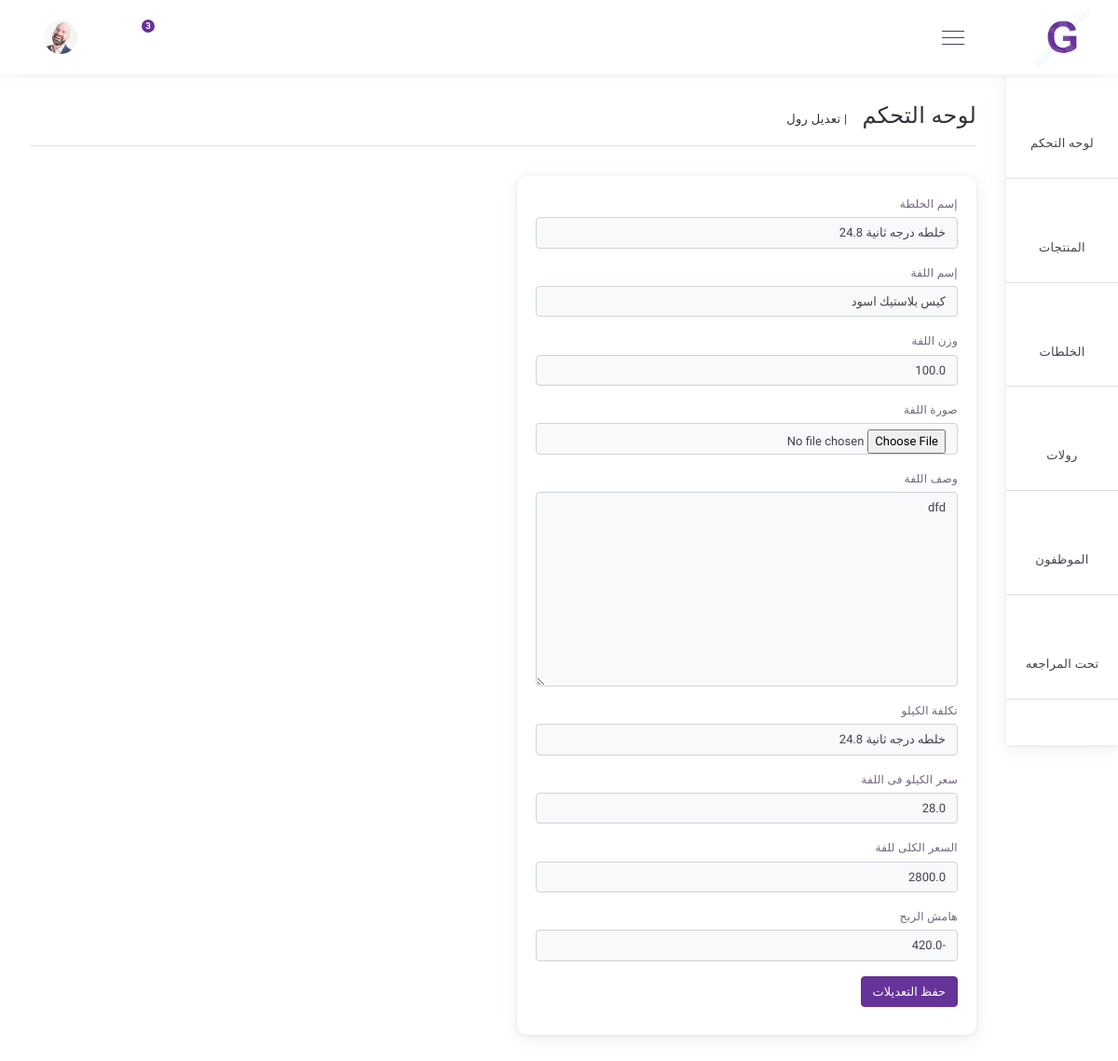
Page /products/edit_roll/11/ on the earlier database version.
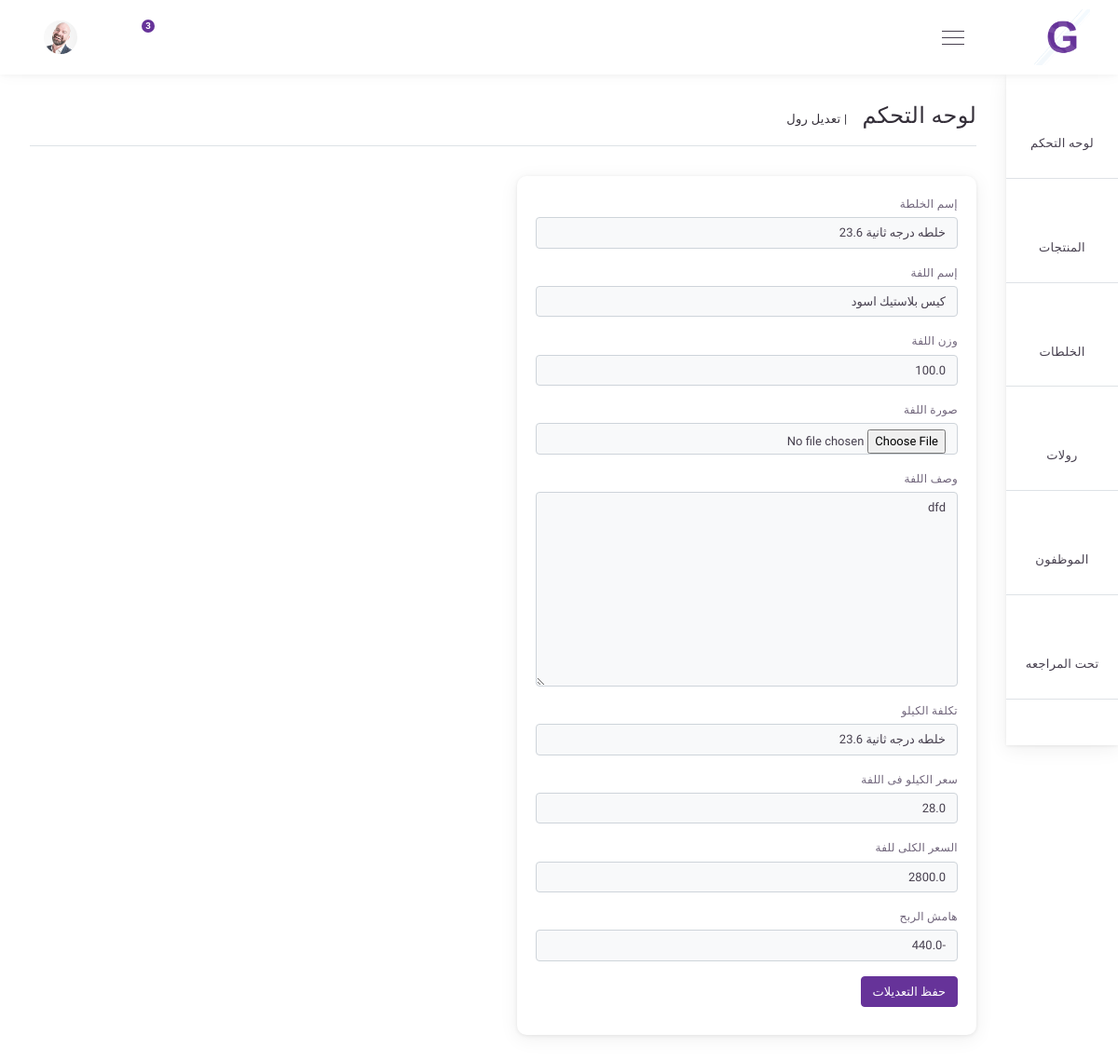
Same page on the later database version.
### products/models.py (models this page shows, shortened)
class Roll(models.Model):
    productmix     = models.ForeignKey( ProductMix, verbose_name=_(" إسم الخلطة "), on_delete=models.CASCADE)
    name               = models.CharField(_("إسم اللفة "), max_length=150)
    size                    = models.FloatField(_("وزن اللفة"))
    code                 = models.IntegerField(_("كود اللفة"), default=random_string)
    image              = models.ImageField(_("صورة اللفة"), upload_to='Roll_Image',blank=True, null=True)
    description     = models.TextField(_("وصف اللفة"))
    create_at        = models.DateTimeField(_("تاريخ الإضافة"), default = timezone.now)
    update_by       = models.DateTimeField(_("تم التحديث :"),auto_now_add=True, blank=True, null=True)
    cost                 = models.ForeignKey( ProductMix, verbose_name=_("تكلفة الكيلو"),related_name='ProductMixcost', on_delete=models.CASCADE)
    price                = models.FloatField(_("سعر الكيلو فى اللفة"))
    roll_price          = models.FloatField(_("السعر الكلى للفة"),blank=True, null=True)
    profit               = models.FloatField(_("هامش الربح"),blank=True, null=True)
    class Meta:
        verbose_name = _("Roll")
        verbose_name_plural = _("Rolls")

### products/views.py (the view)
# urls.py: path('edit_roll/<int:pk>/' , views.edit_roll, name= 'edit_roll'),
def edit_roll(request , pk):
    obj = get_object_or_404(Roll ,pk = pk)
    edit_roll_form = RollForm(request.POST or None , request.FILES , instance=obj)
    if request.method == 'POST':
        edit_roll_form = RollForm(request.POST or None , request.FILES, instance=obj)
        if edit_roll_form.is_valid():
            edit_roll_form.save()
            return redirect('products:roll_list')
    else:
        edit_roll_form = RollForm( instance=obj)
    return render(request ,'roll/edit_roll.html', {
        'edit_roll_form' : edit_roll_form,
        'title' : 'تعديل رول',
    })

### products/forms.py
class RollForm(forms.ModelForm):
    class Meta:
        model = Roll
        fields = ("productmix","name","size","image","description"
        ,"cost","price",'roll_price',"profit")

### products/models.py (called while the page is built)
    def __str__(self):
        return '%s %s' %(self.name , self.price)

### products/templates/roll/edit_roll.html (shortened to what this page needs)
{% extends 'base.html' %}
{% load static %}
{% load bootstrap4 %}
{% block 'body' %}
<div class="main-content-wrap sidenav-open d-flex flex-column">
<div class="main-content">
    <div class="breadcrumb">
        <h1>لوحه التحكم</h1>
        <ul>
            <li><a href=""> |  تعديل رول  </a></li>
        </ul>
    </div>
    <div class="separator-breadcrumb border-top"></div>
    <div class="row">
        <div class="col-md-6">
            <div class="card mb-5">
                <div class="card-body">
                    <form  method="POST" enctype="multipart/form-data" >
                        {% bootstrap_form edit_roll_form %}
                        <div class="form-group row">
                            <div class="col-sm-10">
                                <button class="btn btn-primary" type="submit">حفظ التعديلات</button>
                            </div>
                        </div>
                </div>
            </div>
        </div>
    </div>
    </div>
</div>
{% endblock %}

Differences in the rows shown:
changed Roll "dfd": productmix "خلطه درجه ثانية 24.8" → "خلطه درجه ثانية 23.6"; cost "خلطه درجه ثانية 24.8" → "خلطه درجه ثانية 23.6"; profit "-420.0" → "-440.0"
